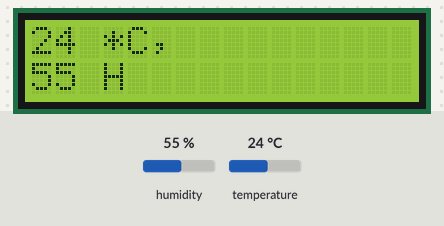
The sketch below on a simulated Arduino Uno, built with avr-gcc and run on an emulated ATmega328P. On the bench: 16×2 character LCD. Inputs (shaded band) come from the test bench; at power-on: humidity 55 %, temperature 24 °C.

Above: at 1.2 s.
1.3 s: humidity set to 22 %
At 2.4 s:
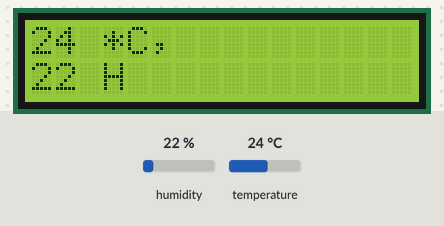
3.4 s: temperature set to 12 °C
At 5.5 s:
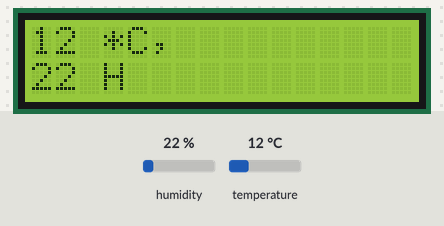
6.1 s: humidity set to 40 %
At 6.5 s:
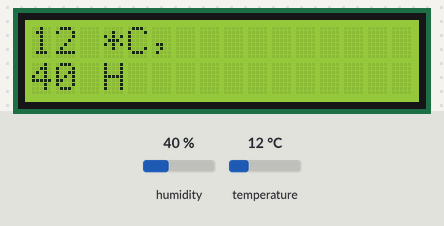
8.2 s: temperature set to 19 °C
At 9.6 s:
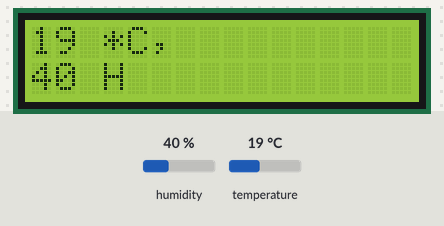
Timing chart, 0 to 11.2 s (numbered marks = the images above; inputs shaded):
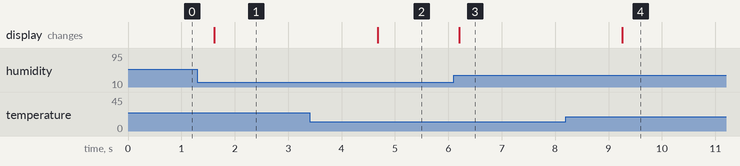

The sketch:

Interfacing_DHT11_and_Buzzer.ino
```cpp
#include <SimpleDHT.h>
#include <LiquidCrystal.h>

// initialize the library with the numbers of the interface pins
LiquidCrystal lcd(11,12,14,15,16,17);
int dhtval = 6;
SimpleDHT11 dht11(dhtval);

void setup() {
  lcd.begin(16, 2);

  Serial.begin(9600);
}

void loop()
{
  lcd.clear();
  byte temperature = 0;
  byte humidity = 0;
  int err = SimpleDHTErrSuccess;
  if ((err = dht11.read(&temperature, &humidity, NULL)) != SimpleDHTErrSuccess)
  {
    lcd.print("Read DHT11 failed, err=");
    lcd.println(err);
    delay(1000);
    return;
  }
  lcd.setCursor(0, 0);
  lcd.print((int)temperature); lcd.print(" *C, ");
  lcd.setCursor(0, 1);
  lcd.print((int)humidity); lcd.println(" H");
  // DHT11 sampling rate is 1HZ.
  delay(1500);
  if(temperature>28)
  {
    digitalWrite(7, HIGH);
    delay(2000);
    digitalWrite(7, LOW);
    delay(2000);
  }
}
```

Measured:
- after the input at 1.3 s, the display: changes after 0.32 s (image 1)
- after the input at 3.4 s, the display: changes after 1.3 s (image 2)
- after the input at 6.1 s, the display: changes after 0.10 s (image 3)
- after the input at 8.2 s, the display: changes after 1.1 s (image 4)
